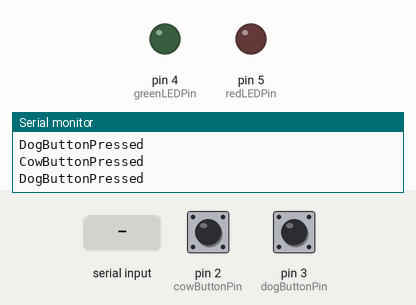
Simulated run of this sketch. Board: Arduino Uno, built with avr-gcc and run on an emulated ATmega328P. On the bench: output pins drawn as LEDs (lit = HIGH), the last lines printed to the serial monitor. The test bench sets the inputs (shaded band); at power-on: pin 2 (cowButtonPin) HIGH, pin 3 (dogButtonPin) HIGH.

Above: at 1.2 s.
1.3 s: "Correct\n" received over Serial
At 1.6 s:
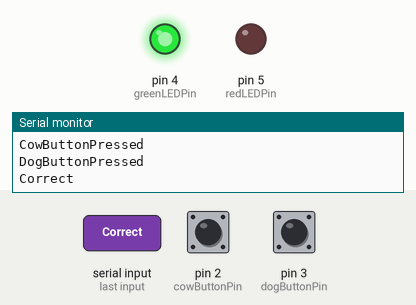
3.8 s: "Wrong\n" received over Serial
At 4.6 s:
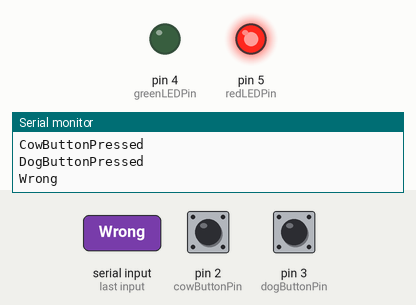
Timing chart, 0 to 6.8 s (numbered marks = the images above; inputs shaded):
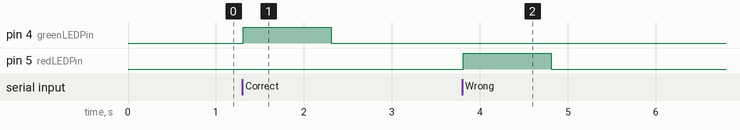

The sketch:

Final.ino
```cpp
const int cowButtonPin = 2; // Connect cow button to digital pin 2
const int dogButtonPin = 3; // Connect dog button to digital pin 3
const int greenLEDPin = 4; // Connect green LED to digital pin 4
const int redLEDPin = 5; // Connect red LED to digital pin 5

void setup() {
  Serial.begin(9600); // Start serial communication
  pinMode(cowButtonPin, INPUT_PULLUP); // Set cow button pin as input with pull-up resistor
  pinMode(dogButtonPin, INPUT_PULLUP); // Set dog button pin as input with pull-up resistor
  pinMode(greenLEDPin, OUTPUT); // Set green LED pin as output
  pinMode(redLEDPin, OUTPUT); // Set red LED pin as output
}

void loop() {
  // Read button states
  int cowButtonState = digitalRead(cowButtonPin);
  int dogButtonState = digitalRead(dogButtonPin);

  // Check for button presses
  if (cowButtonState == HIGH) {
    Serial.println("CowButtonPressed");
    delay(50); // Debounce delay
  }
  if (dogButtonState == HIGH) {
    Serial.println("DogButtonPressed");
    delay(50); // Debounce delay
  }

  // Check for incoming messages from serial port
  if (Serial.available() > 0) {
    String message = Serial.readStringUntil('\n');
    message.trim(); // Remove leading/trailing whitespaces
    Serial.println(message);

    // Check if the received message is "Correct" or "Wrong" and trigger the corresponding LED
    if (message.equals("Correct")) {
      digitalWrite(greenLEDPin, HIGH); // Turn on green LED
      delay(1000); // Keep LED on for 1 second
      digitalWrite(greenLEDPin, LOW); // Turn off green LED
    } else if (message.equals("Wrong")) {
      digitalWrite(redLEDPin, HIGH); // Turn on red LED
      delay(1000); // Keep LED on for 1 second
      digitalWrite(redLEDPin, LOW); // Turn off red LED
    }
  }
}
```

Measured:
- after the input at 1.3 s, pin 4 (greenLEDPin): LOW → HIGH at once, → LOW 1.0 s later
- after the input at 3.8 s, pin 5 (redLEDPin): LOW → HIGH at once, → LOW 1.0 s later
